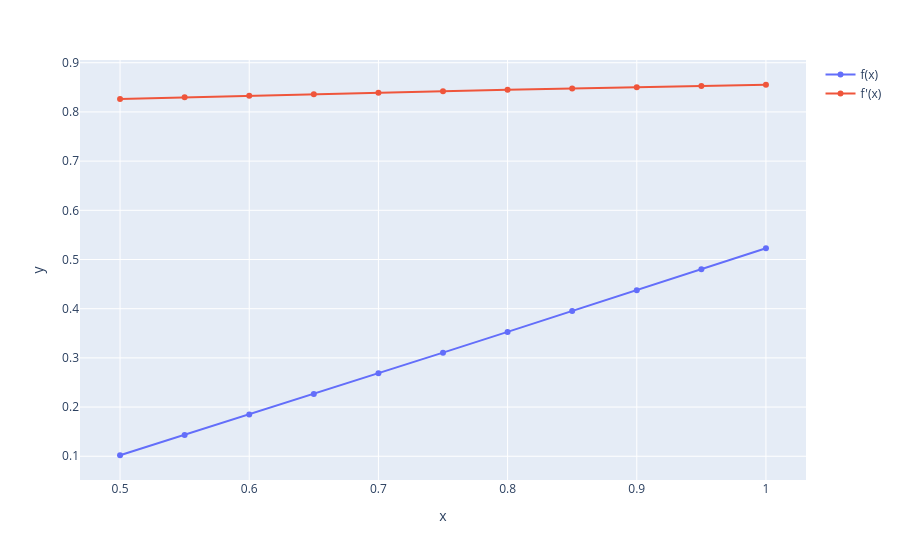

The cell this chart's notebook holds for it:
### Markdown cell above
## Входные данные

### Code cell
y_1_points = []
for i in range(n + 1):
    y_1_points.append(float(sympy.diff(f, x).subs(x, x_points[i])))

figure = px.line(x=x_points, y=y_points, markers=True)
figure.update_traces(name="f(x)", showlegend=True)
figure.add_scatter(x=x_points, y=y_1_points, name="f'(x)")
figure.show()

### Figure 1 — Plotly figure (JSON) as saved in the notebook; plotly's stock layout.template omitted (floating-point values rounded to 4 significant figures)
{"data": [{"hovertemplate": "x=%{x}<br>y=%{y}<extra></extra>", "legendgroup": "", "line": {"color": "#636efa", "dash": "solid"}, "marker": {"symbol": "circle"}, "mode": "lines+markers", "name": "f(x)", "orientation": "v", "showlegend": true, "type": "scatter", "x": [0.5, 0.55, 0.6, 0.65, 0.7, 0.75, 0.8, 0.85, 0.9, 0.95, 1.0], "xaxis": "x", "y": [0.1021, 0.1435, 0.185, 0.2268, 0.2686, 0.3107, 0.3528, 0.3952, 0.4376, 0.4802, 0.5229], "yaxis": "y"}, {"name": "f'(x)", "type": "scatter", "x": [0.5, 0.55, 0.6, 0.65, 0.7, 0.75, 0.8, 0.85, 0.9, 0.95, 1], "y": [0.8263, 0.8297, 0.833, 0.8361, 0.8392, 0.8421, 0.8449, 0.8476, 0.8502, 0.8528, 0.8552]}], "layout": {"legend": {"tracegroupgap": 0}, "margin": {"t": 60}, "xaxis": {"anchor": "y", "domain": [0, 1], "title": {"text": "x"}}, "yaxis": {"anchor": "x", "domain": [0, 1], "title": {"text": "y"}}}}
